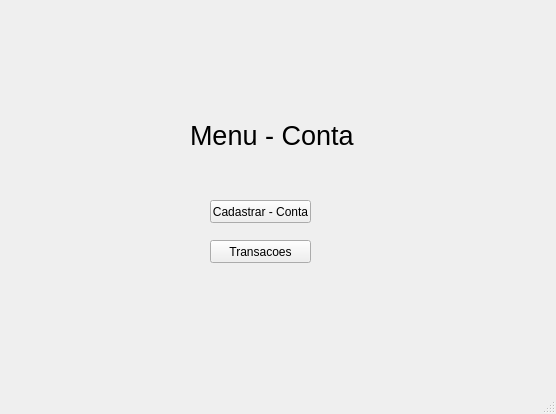
<?xml version="1.0" encoding="UTF-8"?>
<ui version="4.0">
 <class>MainWindow</class>
 <widget class="QMainWindow" name="MainWindow">
  <property name="geometry">
   <rect>
    <x>0</x>
    <y>0</y>
    <width>556</width>
    <height>414</height>
   </rect>
  </property>
  <property name="windowTitle">
   <string>MainWindow</string>
  </property>
  <widget class="QWidget" name="centralwidget">
   <widget class="QLabel" name="label">
    <property name="geometry">
     <rect>
      <x>190</x>
      <y>110</y>
      <width>181</width>
      <height>51</height>
     </rect>
    </property>
    <property name="font">
     <font>
      <pointsize>20</pointsize>
     </font>
    </property>
    <property name="text">
     <string>Menu - Conta</string>
    </property>
   </widget>
   <widget class="QPushButton" name="pushButton">
    <property name="geometry">
     <rect>
      <x>210</x>
      <y>200</y>
      <width>101</width>
      <height>23</height>
     </rect>
    </property>
    <property name="text">
     <string>Cadastrar - Conta</string>
    </property>
   </widget>
   <widget class="QPushButton" name="pushButton_2">
    <property name="geometry">
     <rect>
      <x>210</x>
      <y>240</y>
      <width>101</width>
      <height>23</height>
     </rect>
    </property>
    <property name="text">
     <string>Transacoes</string>
    </property>
   </widget>
  </widget>
  <widget class="QStatusBar" name="statusbar"/>
 </widget>
 <resources/>
 <connections/>
</ui>
